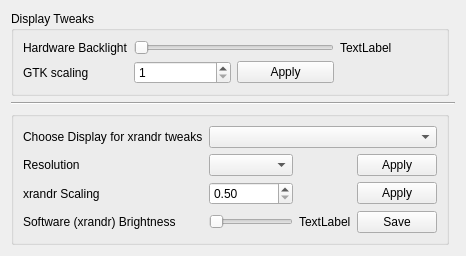
     <widget class="QWidget" name="tabDisplay">
      <attribute name="title">
       <string>Display</string>
      </attribute>
      <layout class="QGridLayout">
       <item row="0" column="0">
        <widget class="QGroupBox" name="groupDisplay">
         <property name="title">
          <string>Display Tweaks</string>
         </property>
         <layout class="QGridLayout">
          <item row="0" column="0">
           <widget class="QLabel" name="labelHardwareBacklight">
            <property name="text">
             <string extracomment="set the hardware backlight on monitors that have them">Hardware Backlight</string>
            </property>
           </widget>
          </item>
          <item row="0" column="1" colspan="2">
           <widget class="QSlider" name="sliderDisplayHardwareBacklight">
            <property name="minimum">
             <number>1</number>
            </property>
            <property name="maximum">
             <number>100</number>
            </property>
            <property name="singleStep">
             <number>1</number>
            </property>
            <property name="orientation">
             <enum>Qt::Orientation::Horizontal</enum>
            </property>
           </widget>
          </item>
          <item row="0" column="3">
           <widget class="QLabel" name="labelCurrentBacklight">
            <property name="text">
             <string>TextLabel</string>
            </property>
           </widget>
          </item>
          <item row="1" column="0">
           <widget class="QLabel" name="labelGTKScaling">
            <property name="text">
             <string extracomment="gtk scale factor">GTK scaling</string>
            </property>
           </widget>
          </item>
          <item row="1" column="1">
           <widget class="QSpinBox" name="spinDisplayGTKScaling">
            <property name="minimum">
             <number>1</number>
            </property>
            <property name="maximum">
             <number>3</number>
            </property>
           </widget>
          </item>
          <item row="1" column="2">
           <widget class="QPushButton" name="pushDisplayGTKScaling">
            <property name="text">
             <string>Apply</string>
            </property>
           </widget>
          </item>
         </layout>
        </widget>
       </item>
       <item row="0" column="1">
        <spacer>
         <property name="orientation">
          <enum>Qt::Orientation::Horizontal</enum>
         </property>
         <property name="sizeHint" stdset="0">
          <size>
           <width>0</width>
           <height>0</height>
          </size>
         </property>
        </spacer>
       </item>
       <item row="1" column="0" colspan="2">
        <widget class="Line" name="line">
         <property name="orientation">
          <enum>Qt::Orientation::Horizontal</enum>
         </property>
        </widget>
       </item>
       <item row="2" column="0">
        <widget class="QGroupBox" name="groupDisplayXrandr">
         <property name="title">
          <string/>
         </property>
         <layout class="QGridLayout">
          <item row="0" column="0">
           <widget class="QLabel" name="labelDisplay">
            <property name="text">
             <string extracomment="choose the display that the xrandr tweaks will be acted upon">Choose Display for xrandr tweaks</string>
            </property>
           </widget>
          </item>
          <item row="0" column="1" colspan="3">
           <widget class="QComboBox" name="comboDisplay"/>
          </item>
          <item row="1" column="0">
           <widget class="QLabel" name="labelResolutions">
            <property name="text">
             <string>Resolution</string>
            </property>
           </widget>
          </item>
          <item row="1" column="1">
           <widget class="QComboBox" name="comboDisplayResolutions"/>
          </item>
          <item row="1" column="3">
           <widget class="QPushButton" name="pushDisplayApplyResolution">
            <property name="text">
             <string>Apply</string>
            </property>
           </widget>
          </item>
          <item row="2" column="0">
           <widget class="QLabel" name="labelDisplayScale">
            <property name="text">
             <string extracomment="xrandr scale factor">xrandr Scaling</string>
            </property>
           </widget>
          </item>
          <item row="2" column="1">
           <widget class="QDoubleSpinBox" name="spinDisplayScale">
            <property name="minimum">
             <double>0.500000000000000</double>
            </property>
            <property name="maximum">
             <double>3.000000000000000</double>
            </property>
            <property name="singleStep">
             <double>0.050000000000000</double>
            </property>
           </widget>
          </item>
          <item row="2" column="3">
           <widget class="QPushButton" name="pushDisplayApplyScaling">
            <property name="text">
             <string>Apply</string>
            </property>
           </widget>
          </item>
          <item row="3" column="0">
           <widget class="QLabel" name="labelsoftwarebrightness">
            <property name="text">
             <string extracomment="adjust brightness (not backlight) via software">Software (xrandr) Brightness</string>
            </property>
           </widget>
          </item>
          <item row="3" column="1">
           <widget class="QSlider" name="sliderDisplayBrightness">
            <property name="maximum">
             <number>200</number>
            </property>
            <property name="orientation">
             <enum>Qt::Orientation::Horizontal</enum>
            </property>
           </widget>
          </item>
          <item row="3" column="2">
           <widget class="QLabel" name="labelDisplayBrightness">
            <property name="text">
             <string>TextLabel</string>
            </property>
           </widget>
          </item>
          <item row="3" column="3">
           <widget class="QPushButton" name="pushDisplaySaveBrightness">
            <property name="toolTip">
             <string>Saving is per display</string>
            </property>
            <property name="text">
             <string>Save</string>
            </property>
           </widget>
          </item>
         </layout>
        </widget>
       </item>
       <item row="3" column="0">
        <spacer>
         <property name="orientation">
          <enum>Qt::Orientation::Vertical</enum>
         </property>
         <property name="sizeHint" stdset="0">
          <size>
           <width>0</width>
           <height>0</height>
          </size>
         </property>
        </spacer>
       </item>
      </layout>
     </widget>
